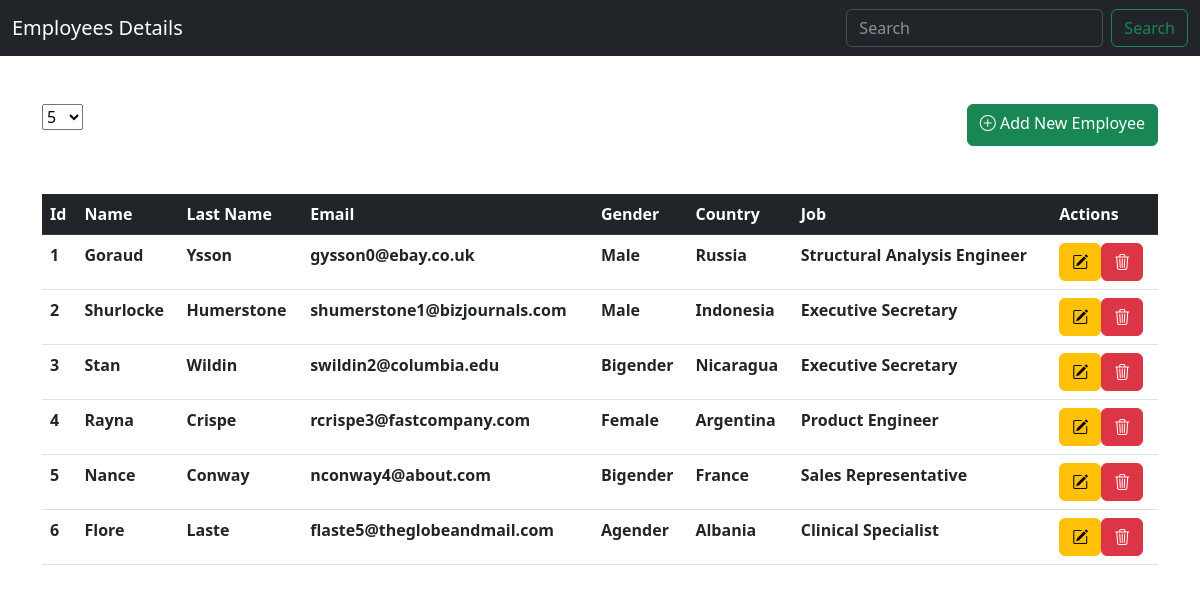
The page / on the database its author committed.
### tables this page shows
create table workers (
	id INT NOT NULL AUTO_INCREMENT PRIMARY KEY,
	first_name VARCHAR(50),
	last_name VARCHAR(50),
	email VARCHAR(50),
	gender VARCHAR(50),
	country VARCHAR(50),
	job_title VARCHAR(50)
);

### Controller/Controller.php (called while the page is built)
<?php
require("./Model/Model.php");
$data = new Model();
$data_row = $data->select("workers", 0, 6);
require("./View/Main_view.php");
?>

### index.php (called while the page is built)
<?php
require("./Controller/Controller.php");
?>

### Model/Connection.php (called while the page is built)
<?php
class Connection{
    public static function Connection(){
        try {
            require("./Config/Config.php");
            $con = new PDO($dsn, $username, $password, $options);
            return $con;
        } catch (Exception $e) {
            echo "Error message: " . $e->getMessage() . "<br>";
            echo "Error code: " . $e->getCode() . "<br>";
            echo "Error line: " . $e->getLine() . "<br>";
            die();
        }
    }
}
?>

### Model/Model.php (called while the page is built, shortened)
<?php
require("./Model/Connection.php");
class Model{
    private $con;
    private $result = [];
    function __construct(){
        $this->con = Connection::Connection();
    }
    public function select($table, $base, $offset){
        $query = "SELECT * from {$table} LIMIT {$base}, {$offset}";
        $stmt = $this->con->prepare($query);
        $stmt->execute();
        while($row = $stmt->fetch(PDO::FETCH_ASSOC)){
            $this->result[] = $row;
        }
        return $this->result;
    }
}
?>

### View/Main_view.php (the view, shortened to what this page needs)
<?php
require("./View/Templates/head.php");
require("./View/Templates/navbar.php");
require("./View/Templates/add_employee.php");
?>
<div class="container mt-5">
    <table class="table table-hover">
    <thead class="table-dark">
        <tr>
            <th>Id</th>
            <th>Name</th>
            <th>Last Name</th>
            <th>Email</th>
            <th>Gender</th>
            <th>Country</th>
            <th>Job</th>
            <th>Actions</th>
        </tr>
    </thead>
    <tbody>
        <?php foreach ($data_row as $key => $value):?>
            <tr>
                <th><?= $data_row[$key]["id"] ?></th>
                <th><?= $data_row[$key]["first_name"] ?></th>
                <th><?= $data_row[$key]["last_name"] ?></th>
                <th><?= $data_row[$key]["email"] ?></th>
                <th><?= $data_row[$key]["gender"] ?></th>
                <th><?= $data_row[$key]["country"] ?></th>
                <th><?= $data_row[$key]["job_title"] ?></th>
                <th><a class="btn btn-warning" href="#"><i class="bi bi-pencil-square"></i></a><a class="btn btn-danger" href="#"><i class="bi bi-trash3"></i></a></th>
            </tr>
        <?php endforeach; ?>
    </tbody>
    </table>
</div>
<?php
require("./View/Templates/footer.php");
?>

### View/Templates/head.php (shortened to what this page needs)
<!DOCTYPE html>
<html lang="en">
<head>
    <link rel="stylesheet" href="https://cdn.jsdelivr.net/npm/bootstrap@5.3.0-alpha2/dist/css/bootstrap.min.css">
    <link rel="stylesheet" href="https://cdn.jsdelivr.net/npm/bootstrap-icons@1.10.3/font/bootstrap-icons.css">
</head>
<body>

### View/Templates/navbar.php
<nav class="navbar bg-dark" data-bs-theme="dark">
  <div class="container-fluid">
    <a class="navbar-brand">Employees Details</a>
    <form class="d-flex" role="search">
      <input class="form-control me-2" type="search" placeholder="Search" aria-label="Search">
      <button class="btn btn-outline-success" type="submit">Search</button>
    </form>
  </div>
</nav>

### View/Templates/add_employee.php (shortened to what this page needs)
<div class="container d-flex justify-content-between mt-5">
<select class="custom-select custom-select-lg mb-3" id="select">
  <option value="5" selected>5</option>
</select>
    <a class="btn btn-success" href="#"><i class="bi bi-plus-circle"></i> Add New Employee</a>
</div>

### rows shown on the page
workers: id "1", first_name "Goraud", last_name "Ysson", email "gysson0@ebay.co.uk", gender "Male", country "Russia", job_title "Structural Analysis Engineer"
workers: id "2", first_name "Shurlocke", last_name "Humerstone", email "shumerstone1@bizjournals.com", gender "Male", country "Indonesia", job_title "Executive Secretary"
workers: id "3", first_name "Stan", last_name "Wildin", email "swildin2@columbia.edu", gender "Bigender", country "Nicaragua", job_title "Executive Secretary"
workers: id "4", first_name "Rayna", last_name "Crispe", email "rcrispe3@fastcompany.com", gender "Female", country "Argentina", job_title "Product Engineer"
workers: id "5", first_name "Nance", last_name "Conway", email "nconway4@about.com", gender "Bigender", country "France", job_title "Sales Representative"
workers: id "6", first_name "Flore", last_name "Laste", email "flaste5@theglobeandmail.com", gender "Agender", country "Albania", job_title "Clinical Specialist"
